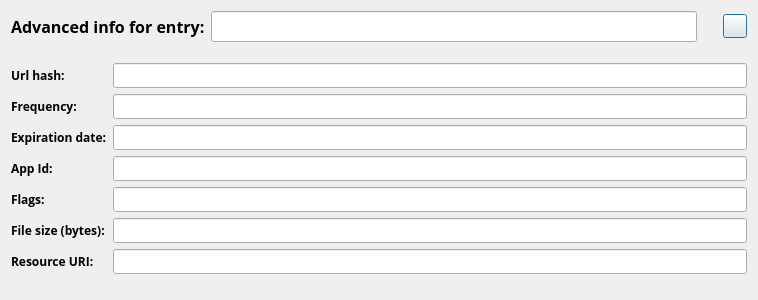
<?xml version="1.0" encoding="UTF-8"?>
<ui version="4.0">
 <class>FirefoxPreviewDialog</class>
 <widget class="QDialog" name="FirefoxPreviewDialog">
  <property name="geometry">
   <rect>
    <x>0</x>
    <y>0</y>
    <width>758</width>
    <height>300</height>
   </rect>
  </property>
  <property name="sizePolicy">
   <sizepolicy hsizetype="Expanding" vsizetype="Fixed">
    <horstretch>0</horstretch>
    <verstretch>0</verstretch>
   </sizepolicy>
  </property>
  <property name="minimumSize">
   <size>
    <width>0</width>
    <height>300</height>
   </size>
  </property>
  <property name="maximumSize">
   <size>
    <width>16777215</width>
    <height>300</height>
   </size>
  </property>
  <property name="windowTitle">
   <string>Dialog</string>
  </property>
  <layout class="QGridLayout" name="gridLayout_3">
   <item row="0" column="0">
    <layout class="QGridLayout" name="gridLayout">
     <item row="0" column="0">
      <widget class="QLabel" name="label">
       <property name="font">
        <font>
         <family>Open Sans</family>
         <pointsize>12</pointsize>
         <weight>75</weight>
         <bold>true</bold>
        </font>
       </property>
       <property name="text">
        <string>Advanced info for entry:</string>
       </property>
      </widget>
     </item>
     <item row="0" column="1">
      <widget class="QLineEdit" name="line_dialog_title">
       <property name="font">
        <font>
         <family>Open Sans</family>
         <pointsize>12</pointsize>
        </font>
       </property>
      </widget>
     </item>
     <item row="0" column="2">
      <spacer name="horizontalSpacer">
       <property name="orientation">
        <enum>Qt::Horizontal</enum>
       </property>
       <property name="sizeType">
        <enum>QSizePolicy::Fixed</enum>
       </property>
       <property name="sizeHint" stdset="0">
        <size>
         <width>20</width>
         <height>20</height>
        </size>
       </property>
      </spacer>
     </item>
     <item row="0" column="3">
      <widget class="QPushButton" name="button_close_dialog">
       <property name="minimumSize">
        <size>
         <width>24</width>
         <height>24</height>
        </size>
       </property>
       <property name="maximumSize">
        <size>
         <width>24</width>
         <height>24</height>
        </size>
       </property>
       <property name="text">
        <string/>
       </property>
       <property name="icon">
        <iconset resource="../icons.qrc">
         <normaloff>:/icons/button_close.png</normaloff>:/icons/button_close.png</iconset>
       </property>
       <property name="iconSize">
        <size>
         <width>24</width>
         <height>24</height>
        </size>
       </property>
      </widget>
     </item>
    </layout>
   </item>
   <item row="2" column="0">
    <layout class="QGridLayout" name="gridLayout_2">
     <item row="2" column="0">
      <widget class="QLabel" name="label_4">
       <property name="font">
        <font>
         <family>Open Sans</family>
         <pointsize>9</pointsize>
         <weight>75</weight>
         <bold>true</bold>
        </font>
       </property>
       <property name="text">
        <string>Expiration date:</string>
       </property>
      </widget>
     </item>
     <item row="1" column="1">
      <widget class="QLineEdit" name="line_frequency">
       <property name="font">
        <font>
         <family>Open Sans</family>
         <pointsize>9</pointsize>
        </font>
       </property>
      </widget>
     </item>
     <item row="1" column="0">
      <widget class="QLabel" name="label_3">
       <property name="font">
        <font>
         <family>Open Sans</family>
         <pointsize>9</pointsize>
         <weight>75</weight>
         <bold>true</bold>
        </font>
       </property>
       <property name="text">
        <string>Frequency:</string>
       </property>
      </widget>
     </item>
     <item row="3" column="0">
      <widget class="QLabel" name="label_5">
       <property name="font">
        <font>
         <family>Open Sans</family>
         <pointsize>9</pointsize>
         <weight>75</weight>
         <bold>true</bold>
        </font>
       </property>
       <property name="text">
        <string>App Id:</string>
       </property>
      </widget>
     </item>
     <item row="2" column="1">
      <widget class="QLineEdit" name="line_expiration_date">
       <property name="font">
        <font>
         <family>Open Sans</family>
         <pointsize>9</pointsize>
        </font>
       </property>
      </widget>
     </item>
     <item row="3" column="1">
      <widget class="QLineEdit" name="line_app_id">
       <property name="font">
        <font>
         <family>Open Sans</family>
         <pointsize>9</pointsize>
        </font>
       </property>
      </widget>
     </item>
     <item row="5" column="1">
      <widget class="QLineEdit" name="line_file_size">
       <property name="font">
        <font>
         <family>Open Sans</family>
         <pointsize>9</pointsize>
        </font>
       </property>
      </widget>
     </item>
     <item row="4" column="0">
      <widget class="QLabel" name="label_6">
       <property name="font">
        <font>
         <family>Open Sans</family>
         <pointsize>9</pointsize>
         <weight>75</weight>
         <bold>true</bold>
        </font>
       </property>
       <property name="text">
        <string>Flags:</string>
       </property>
      </widget>
     </item>
     <item row="4" column="1">
      <widget class="QLineEdit" name="line_flags">
       <property name="font">
        <font>
         <family>Open Sans</family>
         <pointsize>9</pointsize>
        </font>
       </property>
      </widget>
     </item>
     <item row="0" column="1">
      <widget class="QLineEdit" name="line_url_hash">
       <property name="font">
        <font>
         <family>Open Sans</family>
         <pointsize>9</pointsize>
        </font>
       </property>
      </widget>
     </item>
     <item row="5" column="0">
      <widget class="QLabel" name="label_7">
       <property name="font">
        <font>
         <family>Open Sans</family>
         <pointsize>9</pointsize>
         <weight>75</weight>
         <bold>true</bold>
        </font>
       </property>
       <property name="text">
        <string>File size (bytes):</string>
       </property>
      </widget>
     </item>
     <item row="6" column="0">
      <widget class="QLabel" name="label_8">
       <property name="font">
        <font>
         <family>Open Sans</family>
         <pointsize>9</pointsize>
         <weight>75</weight>
         <bold>true</bold>
        </font>
       </property>
       <property name="text">
        <string>Resource URI:</string>
       </property>
      </widget>
     </item>
     <item row="0" column="0">
      <widget class="QLabel" name="label_2">
       <property name="font">
        <font>
         <family>Open Sans</family>
         <pointsize>9</pointsize>
         <weight>75</weight>
         <bold>true</bold>
        </font>
       </property>
       <property name="text">
        <string>Url hash:</string>
       </property>
      </widget>
     </item>
     <item row="6" column="1">
      <widget class="QLineEdit" name="line_resource_uri">
       <property name="font">
        <font>
         <family>Open Sans</family>
         <pointsize>9</pointsize>
        </font>
       </property>
      </widget>
     </item>
    </layout>
   </item>
   <item row="1" column="0">
    <spacer name="verticalSpacer">
     <property name="orientation">
      <enum>Qt::Vertical</enum>
     </property>
     <property name="sizeHint" stdset="0">
      <size>
       <width>20</width>
       <height>40</height>
      </size>
     </property>
    </spacer>
   </item>
   <item row="3" column="0">
    <spacer name="verticalSpacer_2">
     <property name="orientation">
      <enum>Qt::Vertical</enum>
     </property>
     <property name="sizeHint" stdset="0">
      <size>
       <width>20</width>
       <height>40</height>
      </size>
     </property>
    </spacer>
   </item>
  </layout>
 </widget>
 <resources>
  <include location="../icons.qrc"/>
 </resources>
 <connections/>
</ui>
